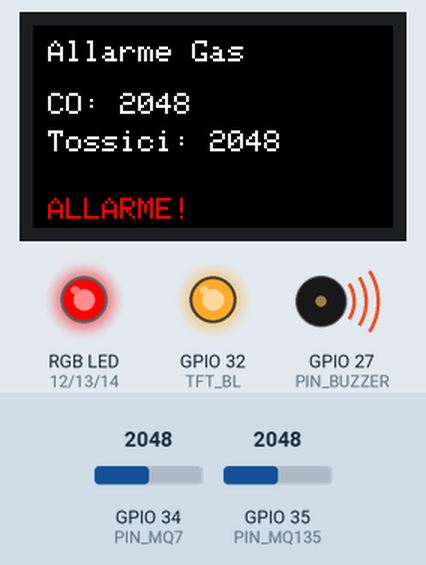
Simulated run of this sketch. Board: ESP32. On the bench: 240×135 colour display, an RGB LED mixed from three pins (HIGH = lit), output pins drawn as LEDs (lit = HIGH), buzzer (waves = sounding, pin HIGH). Inputs (shaded band) come from the test bench; at power-on: GPIO 34 (PIN_MQ7) = 2048, GPIO 35 (PIN_MQ135) = 2048. Nothing arrives over Bluetooth unless stated.

Above: at 1.3 s.
1.4 s: GPIO 34 (PIN_MQ7) set to 2866
At 3.4 s:
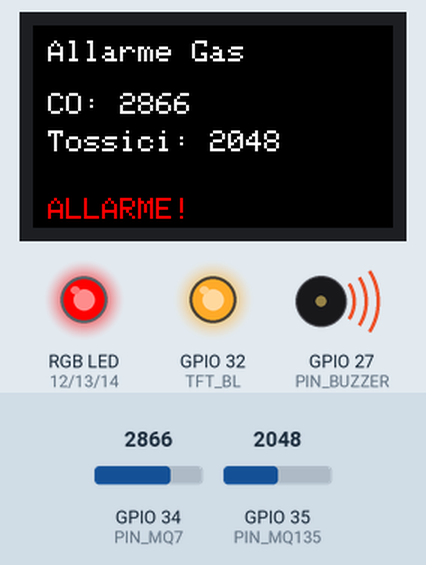
3.7 s: GPIO 35 (PIN_MQ135) set to 2866
At 5.5 s:
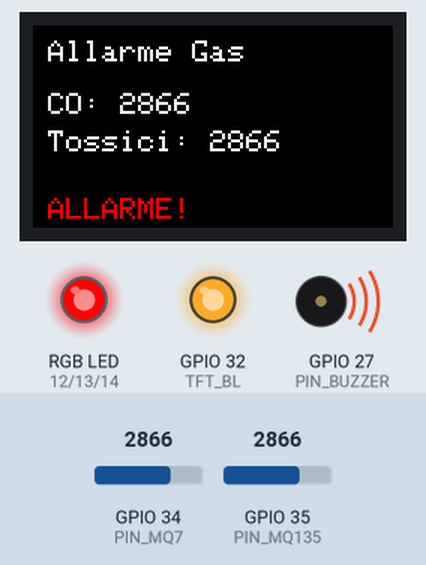
5.8 s: GPIO 34 (PIN_MQ7) set to 3603
At 7.5 s:
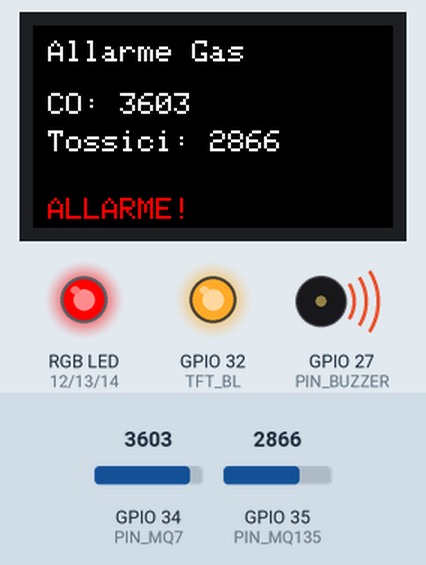
7.8 s: GPIO 35 (PIN_MQ135) set to 3603
At 8.7 s:
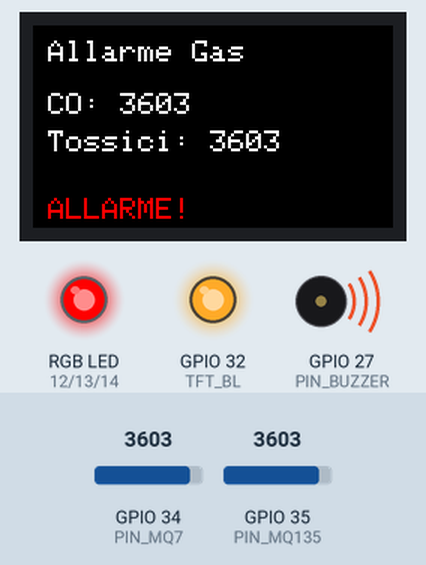
9.8 s: GPIO 34 (PIN_MQ7) set to 4095
At 10.8 s:
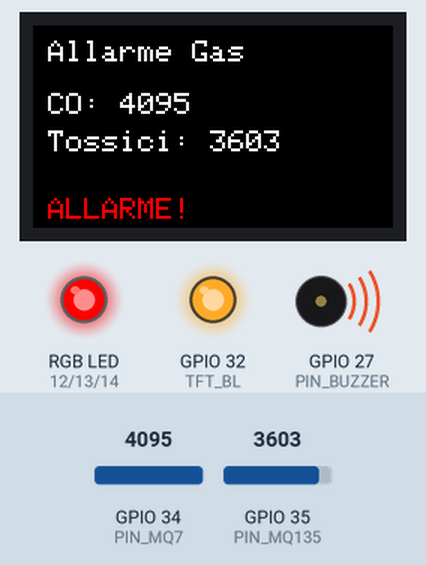
11.9 s: GPIO 35 (PIN_MQ135) set to 4095
At 12.9 s:
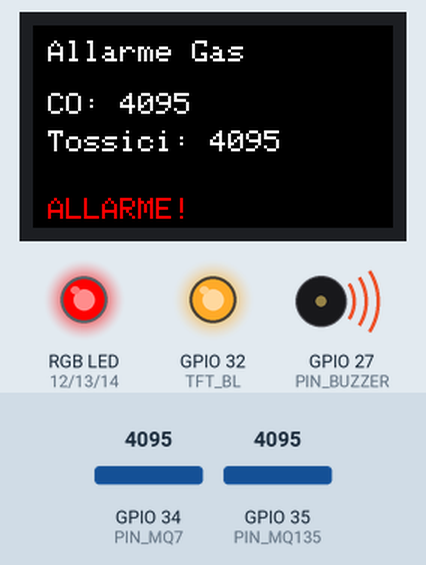
Timing chart, 0 to 14.9 s (numbered marks = the images above; inputs shaded):
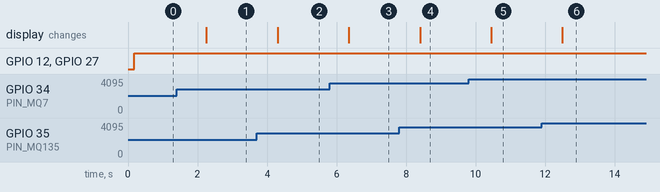

Measured:
- after the input at 1.4 s, the display: changes after 0.86 s (image 1)
- after the input at 3.7 s, the display: changes after 0.60 s (image 2)
- after the input at 5.8 s, the display: changes after 0.55 s (image 3)
- after the input at 7.8 s, the display: changes after 0.60 s (image 4)
- after the input at 9.8 s, the display: changes after 0.65 s (image 5)
- after the input at 11.9 s, the display: changes after 0.60 s (image 6)

The sketch:

allarme_gas_camper_beppe.ino
```cpp
#include <BluetoothSerial.h>
#include <Adafruit_GFX.h>
#include <Adafruit_ST7789.h>
#include <SPI.h>

// Pin Display ST7789
#define TFT_CS    15
#define TFT_DC    2
#define TFT_RST   4
#define TFT_BL    32

// Pin sensori gas
#define PIN_MQ7    34
#define PIN_MQ135  35

// Pin LED RGB KY-016
#define PIN_LED_R  12
#define PIN_LED_G  13
#define PIN_LED_B  14

// Pin buzzer
#define PIN_BUZZER 27

// Soglie allarme
const int sogliaMq7    = 2000;  // CO
const int sogliaMq135  = 1500;  // Gas tossici

Adafruit_ST7789 tft = Adafruit_ST7789(TFT_CS, TFT_DC, TFT_RST);
BluetoothSerial SerialBT;

void setup() {
  Serial.begin(115200);
  SerialBT.begin("AllarmeGasBeppe");

  pinMode(PIN_LED_R, OUTPUT);
  pinMode(PIN_LED_G, OUTPUT);
  pinMode(PIN_LED_B, OUTPUT);
  pinMode(PIN_BUZZER, OUTPUT);

  pinMode(TFT_BL, OUTPUT);
  digitalWrite(TFT_BL, HIGH); // Accendi retroilluminazione display

  tft.init(135, 240); // 1,14" tipico: 240x135 px
  tft.setRotation(1);
  tft.fillScreen(ST77XX_BLACK);
  tft.setTextSize(2);
  tft.setTextColor(ST77XX_WHITE);
  tft.setCursor(10, 10);
  tft.println("Allarme Gas");
}

void loop() {
  int mq7 = analogRead(PIN_MQ7);
  int mq135 = analogRead(PIN_MQ135);

  // Invio dati via Bluetooth
  String data = "MQ7:" + String(mq7) + ",MQ135:" + String(mq135) + "\n";
  SerialBT.print(data);

  // Stato e allarme
  bool allarmeCO = mq7 > sogliaMq7;
  bool allarmeTossici = mq135 > sogliaMq135;
  bool allarme = allarmeCO || allarmeTossici;

  // LED RGB
  if (allarme) {
    // Rosso
    digitalWrite(PIN_LED_R, HIGH);
    digitalWrite(PIN_LED_G, LOW);
    digitalWrite(PIN_LED_B, LOW);
    digitalWrite(PIN_BUZZER, HIGH);
  } else if (mq7 > sogliaMq7 * 0.8 || mq135 > sogliaMq135 * 0.8) {
    // Giallo
    digitalWrite(PIN_LED_R, HIGH);
    digitalWrite(PIN_LED_G, HIGH);
    digitalWrite(PIN_LED_B, LOW);
    digitalWrite(PIN_BUZZER, LOW);
  } else {
    // Verde
    digitalWrite(PIN_LED_R, LOW);
    digitalWrite(PIN_LED_G, HIGH);
    digitalWrite(PIN_LED_B, LOW);
    digitalWrite(PIN_BUZZER, LOW);
  }

  // DISPLAY
  tft.fillRect(0, 40, 240, 60, ST77XX_BLACK); // cancella zona dati
  tft.setCursor(10, 45);
  tft.printf("CO: %d", mq7);
  tft.setCursor(10, 70);
  tft.printf("Tossici: %d", mq135);

  tft.fillRect(0, 110, 240, 30, ST77XX_BLACK); // cancella zona stato
  tft.setCursor(10, 115);

  if (allarme) {
    tft.setTextColor(ST77XX_RED);
    tft.println("ALLARME!");
    tft.setTextColor(ST77XX_WHITE);
  } else if (mq7 > sogliaMq7 * 0.8 || mq135 > sogliaMq135 * 0.8) {
    tft.setTextColor(ST77XX_YELLOW);
    tft.println("ATTENZIONE");
    tft.setTextColor(ST77XX_WHITE);
  } else {
    tft.setTextColor(ST77XX_GREEN);
    tft.println("OK");
    tft.setTextColor(ST77XX_WHITE);
  }

  delay(1000);
}
```
